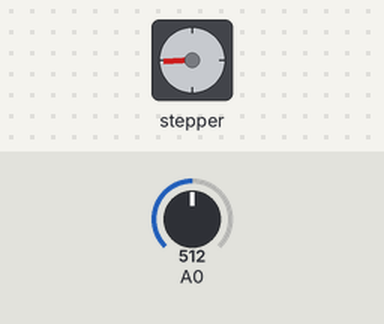
The sketch below on a simulated Arduino Uno, built with avr-gcc and run on an emulated ATmega328P. On the bench: stepper motor. Wiring (inferred from the names in the program): stepper motor driver (200 steps per turn assumed): step pin 9; direction pin 8. The test bench sets the inputs (shaded band); at power-on: A0 = 512.

Above: at 1.2 s.
1.3 s: A0 set to 716
At 2.49 s:
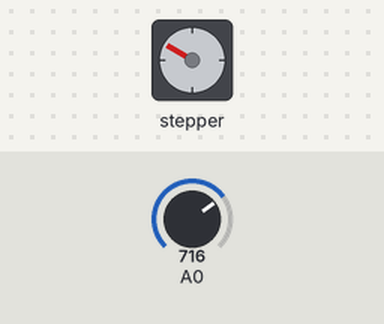
4.3 s: A0 set to 900
At 5.2 s:
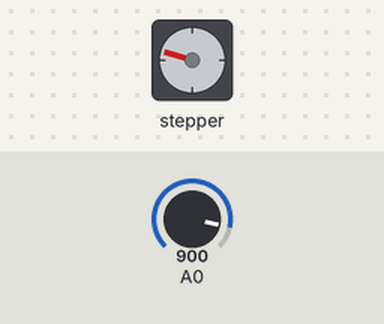
7.3 s: A0 set to 1023
At 7.63 s:
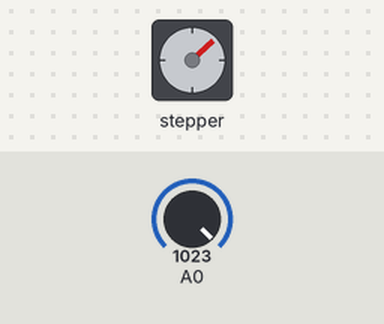
Timing chart, 0 to 28.4 s (numbered marks = the images above; inputs shaded):
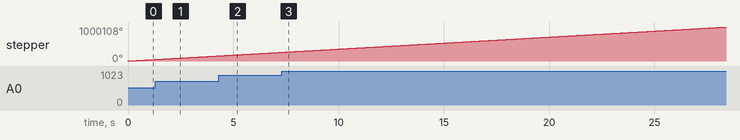

The sketch:

PID3.ino
```cpp
#include "I2Cdev.h"
//#include "Wire.h"

//PID

float Kp, Ki, Kd;
float L;
float integral, derivada, posIni, errPre;
long tiePre, tieNue;
float dt;
bool inicio;
float error, errorPre;
float pos , posPre;

float potencia, offset;
// MOTOR
const int dirPin = 8;
const int stepPin = 9;
float steps;
int microPausa = 15;//3

long valor;

void setup() {

  // MOTOR
  pinMode(dirPin, OUTPUT);
  pinMode(stepPin, OUTPUT);

  //GIRO
  Serial.begin(57600);    //Iniciando puerto serial

  //PID

  float kcrit  = 0.0002;
  Kp = 10;
  Ki = 0.0001;//0.0000001;//0000001.;
  Kd = 0;//0.05;//0.01;

  L = 175;

  integral = 0;
  derivada = 0;
  posPre = 0;
  errPre = 0;

  inicio = true;

}


void loop() {

  if (inicio == true){
    tiePre = millis();
    inicio = false;
    pos=0;
  }

  dt = (millis()-tiePre)/100000.0;

  offset = 340;
  potencia = analogRead(A0);
  error = -potencia + offset;

  tieNue = millis();
  dt = tieNue - tiePre;

  //Serial.println(1.2*(Kp/500)*3);

  integral += error*dt;
  derivada = (error - errPre)/dt;

  steps = Kp*error + Kd*derivada + Ki*integral;

  errorPre = error;
  tiePre = tieNue;

  //steps = 5000;
  if (steps>0){
    digitalWrite(dirPin, LOW);
  }
  if (steps<0){
    digitalWrite(dirPin, HIGH);
  }


 for (int x = 0; x < abs(steps) ; x++) {
   digitalWrite(stepPin, HIGH);
   delayMicroseconds(microPausa);
   digitalWrite(stepPin, LOW);
   delayMicroseconds(microPausa);
 }
  //Serial.println(error);
  //Serial.println(steps);
  //delay(1000);

}
```
